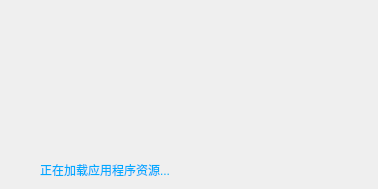
<?xml version="1.0" encoding="UTF-8"?>
<ui version="4.0">
 <class>splashScreen</class>
 <widget class="QWidget" name="splashScreen">
  <property name="geometry">
   <rect>
    <x>0</x>
    <y>0</y>
    <width>378</width>
    <height>189</height>
   </rect>
  </property>
  <property name="windowTitle">
   <string>Form</string>
  </property>
  <property name="styleSheet">
   <string notr="true"/>
  </property>
  <widget class="QWidget" name="widget" native="true">
   <property name="geometry">
    <rect>
     <x>0</x>
     <y>0</y>
     <width>381</width>
     <height>191</height>
    </rect>
   </property>
   <property name="sizePolicy">
    <sizepolicy hsizetype="Expanding" vsizetype="Expanding">
     <horstretch>0</horstretch>
     <verstretch>0</verstretch>
    </sizepolicy>
   </property>
   <property name="styleSheet">
    <string notr="true">border-image: url(:/image/iXServiceProvaider.png);</string>
   </property>
  </widget>
  <widget class="QLabel" name="systemLoadInfo">
   <property name="geometry">
    <rect>
     <x>40</x>
     <y>160</y>
     <width>431</width>
     <height>20</height>
    </rect>
   </property>
   <property name="styleSheet">
    <string notr="true">color: rgb(255, 255, 255);
color: rgb(0, 170, 255);
font: 75 9pt &quot;Arial&quot;;</string>
   </property>
   <property name="text">
    <string>正在加载应用程序资源...</string>
   </property>
  </widget>
 </widget>
 <resources>
  <include location="rc.qrc"/>
 </resources>
 <connections/>
</ui>
